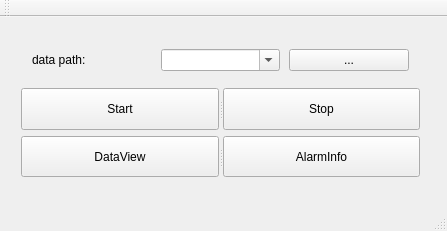
<?xml version="1.0" encoding="UTF-8"?>
<ui version="4.0">
 <class>vmcClass</class>
 <widget class="QMainWindow" name="vmcClass">
  <property name="geometry">
   <rect>
    <x>0</x>
    <y>0</y>
    <width>447</width>
    <height>231</height>
   </rect>
  </property>
  <property name="windowTitle">
   <string>vmc</string>
  </property>
  <widget class="QWidget" name="centralWidget">
   <widget class="QWidget" name="layoutWidget">
    <property name="geometry">
     <rect>
      <x>10</x>
      <y>10</y>
      <width>421</width>
      <height>161</height>
     </rect>
    </property>
    <layout class="QGridLayout" name="gridLayout_2">
     <property name="sizeConstraint">
      <enum>QLayout::SetDefaultConstraint</enum>
     </property>
     <property name="horizontalSpacing">
      <number>9</number>
     </property>
     <item row="0" column="0">
      <widget class="QSplitter" name="splitter_3">
       <property name="orientation">
        <enum>Qt::Horizontal</enum>
       </property>
       <widget class="QWidget" name="layoutWidget_2">
        <layout class="QGridLayout" name="gridLayout">
         <property name="spacing">
          <number>9</number>
         </property>
         <item row="0" column="1">
          <widget class="QComboBox" name="comboBox">
           <property name="sizePolicy">
            <sizepolicy hsizetype="Preferred" vsizetype="Fixed">
             <horstretch>0</horstretch>
             <verstretch>0</verstretch>
            </sizepolicy>
           </property>
           <property name="editable">
            <bool>true</bool>
           </property>
          </widget>
         </item>
         <item row="0" column="2">
          <widget class="QPushButton" name="btn_open">
           <property name="text">
            <string>...</string>
           </property>
          </widget>
         </item>
         <item row="0" column="0">
          <widget class="QLabel" name="label">
           <property name="enabled">
            <bool>true</bool>
           </property>
           <property name="text">
            <string>data path:</string>
           </property>
          </widget>
         </item>
        </layout>
       </widget>
      </widget>
     </item>
     <item row="1" column="0">
      <widget class="QSplitter" name="splitter">
       <property name="orientation">
        <enum>Qt::Horizontal</enum>
       </property>
       <widget class="QPushButton" name="btn_start">
        <property name="text">
         <string>Start</string>
        </property>
       </widget>
       <widget class="QPushButton" name="btn_stop">
        <property name="text">
         <string>Stop</string>
        </property>
       </widget>
      </widget>
     </item>
     <item row="2" column="0">
      <widget class="QSplitter" name="splitter_2">
       <property name="orientation">
        <enum>Qt::Horizontal</enum>
       </property>
       <widget class="QPushButton" name="btn_dataView">
        <property name="text">
         <string>DataView</string>
        </property>
       </widget>
       <widget class="QPushButton" name="btn_AlarmInfo">
        <property name="text">
         <string>AlarmInfo</string>
        </property>
       </widget>
      </widget>
     </item>
    </layout>
   </widget>
  </widget>
  <widget class="QMenuBar" name="menuBar">
   <property name="geometry">
    <rect>
     <x>0</x>
     <y>0</y>
     <width>447</width>
     <height>23</height>
    </rect>
   </property>
  </widget>
  <widget class="QToolBar" name="mainToolBar">
   <attribute name="toolBarArea">
    <enum>TopToolBarArea</enum>
   </attribute>
   <attribute name="toolBarBreak">
    <bool>false</bool>
   </attribute>
  </widget>
  <widget class="QStatusBar" name="statusBar"/>
 </widget>
 <layoutdefault spacing="6" margin="11"/>
 <resources>
  <include location="vmc.qrc"/>
 </resources>
 <connections/>
</ui>
